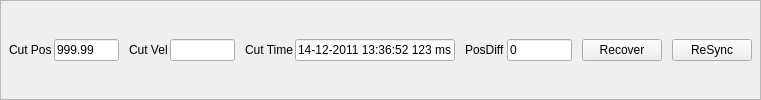
       <widget class="QFrame" name="frameFooter">
        <property name="frameShape">
         <enum>QFrame::Shape::StyledPanel</enum>
        </property>
        <layout class="QHBoxLayout" name="layoutBottom" stretch="0,0,0,0,0,0">
         <property name="spacing">
          <number>10</number>
         </property>
         <property name="leftMargin">
          <number>8</number>
         </property>
         <property name="topMargin">
          <number>6</number>
         </property>
         <property name="rightMargin">
          <number>8</number>
         </property>
         <property name="bottomMargin">
          <number>6</number>
         </property>
         <item>
          <layout class="QHBoxLayout" name="horizontalLayout_7">
           <property name="spacing">
            <number>2</number>
           </property>
           <item>
            <widget class="QLabel" name="lblCutPos">
             <property name="text">
              <string>Cut Pos</string>
             </property>
             <property name="role" stdset="0">
              <string>headerSmall</string>
             </property>
            </widget>
           </item>
           <item>
            <widget class="QLineEdit" name="txtCutPos">
             <property name="minimumSize">
              <size>
               <width>65</width>
               <height>0</height>
              </size>
             </property>
             <property name="maximumSize">
              <size>
               <width>65</width>
               <height>16777215</height>
              </size>
             </property>
             <property name="text">
              <string>999.99</string>
             </property>
             <property name="readOnly">
              <bool>true</bool>
             </property>
            </widget>
           </item>
          </layout>
         </item>
         <item>
          <layout class="QHBoxLayout" name="horizontalLayout_4">
           <property name="spacing">
            <number>2</number>
           </property>
           <item>
            <widget class="QLabel" name="lblCutVel">
             <property name="text">
              <string>Cut Vel</string>
             </property>
             <property name="role" stdset="0">
              <string>headerSmall</string>
             </property>
            </widget>
           </item>
           <item>
            <widget class="QLineEdit" name="txtCutVel">
             <property name="minimumSize">
              <size>
               <width>65</width>
               <height>0</height>
              </size>
             </property>
             <property name="maximumSize">
              <size>
               <width>65</width>
               <height>16777215</height>
              </size>
             </property>
             <property name="text">
              <string />
             </property>
             <property name="readOnly">
              <bool>true</bool>
             </property>
            </widget>
           </item>
          </layout>
         </item>
         <item>
          <layout class="QHBoxLayout" name="horizontalLayout_5">
           <property name="spacing">
            <number>2</number>
           </property>
           <item>
            <widget class="QLabel" name="lblCutTime">
             <property name="text">
              <string>Cut Time</string>
             </property>
             <property name="role" stdset="0">
              <string>headerSmall</string>
             </property>
            </widget>
           </item>
           <item>
            <widget class="QLineEdit" name="txtCutTime">
             <property name="minimumSize">
              <size>
               <width>160</width>
               <height>0</height>
              </size>
             </property>
             <property name="maximumSize">
              <size>
               <width>160</width>
               <height>16777215</height>
              </size>
             </property>
             <property name="text">
              <string>14-12-2011 13:36:52 123 ms</string>
             </property>
             <property name="readOnly">
              <bool>true</bool>
             </property>
            </widget>
           </item>
          </layout>
         </item>
         <item>
          <layout class="QHBoxLayout" name="horizontalLayout_6">
           <property name="spacing">
            <number>2</number>
           </property>
           <item>
            <widget class="QLabel" name="lblPosDiff">
             <property name="text">
              <string>PosDiff</string>
             </property>
             <property name="role" stdset="0">
              <string>headerSmall</string>
             </property>
            </widget>
           </item>
           <item>
            <widget class="QLineEdit" name="txtPosdiff">
             <property name="minimumSize">
              <size>
               <width>65</width>
               <height>0</height>
              </size>
             </property>
             <property name="maximumSize">
              <size>
               <width>65</width>
               <height>16777215</height>
              </size>
             </property>
             <property name="text">
              <string>0</string>
             </property>
             <property name="readOnly">
              <bool>true</bool>
             </property>
            </widget>
           </item>
          </layout>
         </item>
         <item>
          <widget class="QPushButton" name="btnRecover">
           <property name="text">
            <string>Recover</string>
           </property>
          </widget>
         </item>
         <item>
          <widget class="QPushButton" name="btnReSync">
           <property name="text">
            <string>ReSync</string>
           </property>
          </widget>
         </item>
        </layout>
       </widget>
